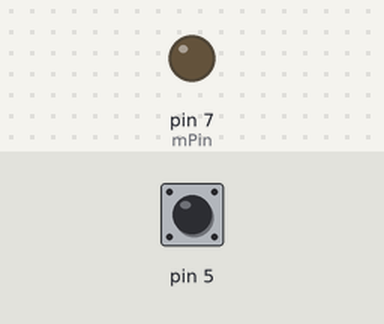
The sketch below on a simulated Arduino Uno, built with avr-gcc and run on an emulated ATmega328P. Shown: output pins drawn as LEDs (lit = HIGH). The inputs (shaded band) are chosen by the test bench; at power-on: pin 5 HIGH.

Above: at 1.2 s.
1.3 s: pin 5 pulled LOW for 0.15 s
At 1.38 s:
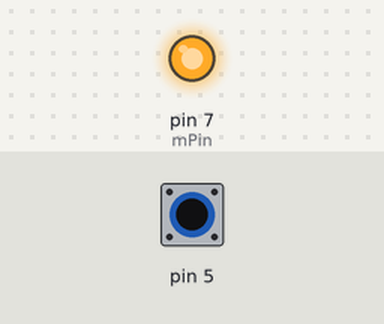
2.9 s: pin 5 pulled LOW for 3.2 s
At 7.2 s:
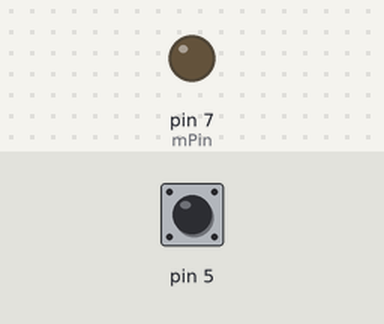
Timing chart, 0 to 8.7 s (numbered marks = the images above; inputs shaded):
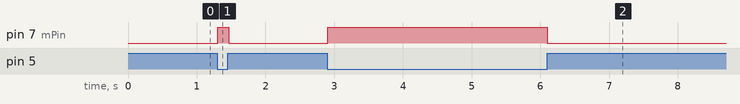

Measured:
- after the input at 1.3 s, pin 7 (mPin): LOW → HIGH at once, → LOW 0.16 s later
- after the input at 2.9 s, pin 7 (mPin): LOW → HIGH at once, → LOW 3.2 s later

The sketch:

arduino_5_6_7.ino
```cpp
#include "CapacitiveSensor.h"
#include <Wire.h>

const int mPin = 7;
CapacitiveSensor cs_6_5 = CapacitiveSensor(6, 5);
bool on = false;
float prev = 0;
const byte n = 20; // 15
const float th = 20; // 20

void setup() {
  pinMode(mPin, OUTPUT);
  cs_6_5.set_CS_AutocaL_Millis(0xFFFFFFFF);
  // Serial.begin(9600);
}

void loop() {
  long s1 = cs_6_5.capacitiveSensor(30);
  float avg = avgMoving(s1);

  if (avg - prev > th && !on) {
    on = true;
    digitalWrite(mPin, HIGH);
  } else if (avg - prev < -th && on) {
    on = false;
    digitalWrite(mPin, LOW);
  }

  prev = avg;

  // Serial.print(s1);
  // Serial.print("\t");
  // Serial.print(avg);
  // Serial.print("\t");
  // Serial.print(avg - prev);
  // Serial.print("\n");

  delay(5);
}

float avgMoving(float v) {
  static byte c = 0;
  static byte nv = 0;
  static float s = 0;
  static float val[n];

  s += v;
  if (nv == n) {
    s -= val[c];
  }
  val[c] = v;
  if (++c >= n) {
    c = 0;
  }
  if (nv < n) {
    nv++;
  }

  return s / nv;
}
```
